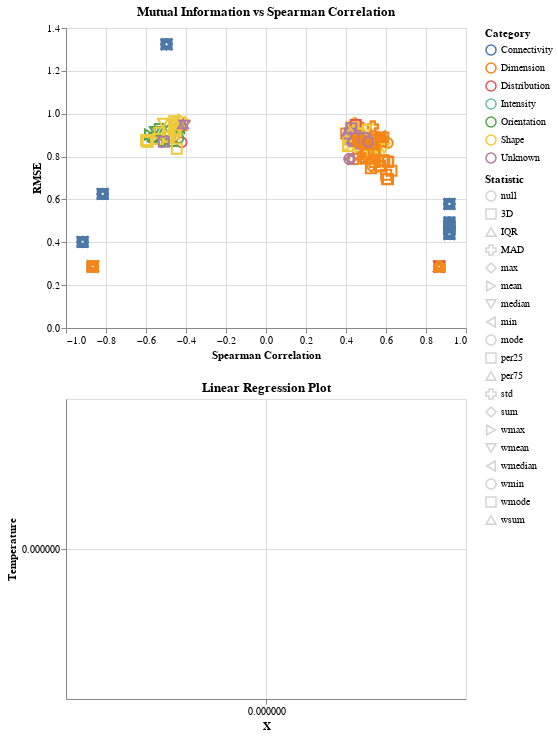

Notebook cell for this chart:
### Code cell
params =  transformed_df
params['station_id'] = params.index
selected_stats['stats'] = selected_stats['Parameter'].str.split('_').str[1]

# Left plot: R-squared vs Gradient scatter plot
selection = alt.selection_point(fields=['Parameter'], empty='none', on='click', toggle='event.shiftKey')  # Selection on param
selection1 = alt.selection_point(fields=['Category'], bind='legend', on='click', toggle='event.shiftKey')
selection2 = alt.selection_point(fields=['stats'], bind='legend', on='click', toggle='event.shiftKey')

# Step 2: Add category coloring to scatter plot
category_colors = alt.Scale(scheme='category10')  # Use a predefined Altair color scheme

scatter_plot = alt.Chart(selected_stats).mark_point(size=100).encode(
    x=alt.X('spearman_corr:Q', title='Spearman Correlation'),
    y=alt.Y('rmse:Q', title='RMSE'),
    color=alt.condition(selection1, 'Category:N', alt.value('lightgray')),
    shape=alt.Shape('stats:N', title='Statistic'),
    opacity=alt.condition(selection2, alt.value(1), alt.value(0.2)),
    tooltip=['Parameter', 'Category', 'spearman_corr', 'rmse']
).add_params(
    selection, selection1, selection2
).properties(
    title='Mutual Information vs Spearman Correlation',
    width=400,
    height=300
).interactive()

# Step 3: Right plot remains the same
points = alt.Chart(params).transform_filter(
    selection
).mark_point().encode(
    x=alt.X('x:Q', title='X'),
    y=alt.Y('y:Q', title='Temperature'),
    tooltip=['x', 'y']
)

# Create the text labels for the station IDs
text_labels = alt.Chart(params).transform_filter(
    selection
).mark_text(
    align='left', 
    baseline='middle', 
    dx=5,  # Slightly offset the text so it doesn't overlap the point
).encode(
    x='x',
    y='y',
    text='station_id'  # Use station_id as the label
)

# add drop down box for Parameter


regression_plot = (points + text_labels).properties(
    title='Linear Regression Plot',
    width=400,
    height=300
).interactive()

# Combine the plots
final_chart = alt.vconcat(scatter_plot, regression_plot)
final_chart.show()

### Figure 1 — Vega specification as saved in the notebook (floating-point values rounded to 4 significant figures; data arrays with more than 128 entries replaced by an {"elided": "..."} marker saying what was removed)
{"$schema": "https://vega.github.io/schema/vega/v5.json", "data": [{"name": "_server_source_1", "values": {"elided": "5408 records"}}, {"name": "param_27_store"}, {"name": "param_28_store"}, {"name": "param_29_store"}, {"name": "param_30_store"}, {"name": "param_31_store"}, {"name": "source_0", "values": {"elided": "338 records"}}, {"name": "source_1", "source": "_server_source_1", "transform": [{"type": "filter", "expr": "length(data(\"param_27_store\")) && vlSelectionTest(\"param_27_store\", datum)"}, {"type": "project", "fields": ["station_id", "x", "y"]}]}, {"name": "data_0", "source": "source_1", "transform": [{"type": "filter", "expr": "isValid(datum[\"x\"]) && isFinite(+datum[\"x\"]) && isValid(datum[\"y\"]) && isFinite(+datum[\"y\"])"}, {"type": "project", "fields": ["x", "y"]}]}, {"name": "data_1", "source": "source_1", "transform": [{"type": "filter", "expr": "isValid(datum[\"x\"]) && isFinite(+datum[\"x\"]) && isValid(datum[\"y\"]) && isFinite(+datum[\"y\"])"}, {"type": "project", "fields": ["station_id", "x", "y"]}]}, {"name": "source_0_color_domain_Category", "values": [{"Category": "Distribution"}, {"Category": "Dimension"}, {"Category": "Shape"}, {"Category": "Unknown"}, {"Category": "Orientation"}, {"Category": "Intensity"}, {"Category": "Connectivity"}]}, {"name": "source_0_shape_domain_stats", "values": [{"stats": null}, {"stats": "mean"}, {"stats": "max"}, {"stats": "sum"}, {"stats": "per75"}, {"stats": "median"}, {"stats": "min"}, {"stats": "mode"}, {"stats": "wmean"}, {"stats": "wmedian"}, {"stats": "wmin"}, {"stats": "wmax"}, {"stats": "wsum"}, {"stats": "wmode"}, {"stats": "IQR"}, {"stats": "per25"}, {"stats": "std"}, {"stats": "3D"}, {"stats": "MAD"}]}, {"name": "source_0_view_12_x_domain_spearman_corr", "values": [{"min": -0.9169, "max": 0.9169}]}, {"name": "source_0_view_12_y_domain_rmse", "values": [{"min": 0.2869, "max": 1.324}]}], "signals": [{"name": "childHeight", "value": 300}, {"name": "unit", "value": {}, "on": [{"events": "pointermove", "update": "isTuple(group()) ? group() : unit"}]}, {"name": "param_29_stats_legend", "value": null, "on": [{"events": [{"source": "view", "markname": "stats_legend_symbols", "type": "click"}, {"source": "view", "markname": "stats_legend_labels", "type": "click"}, {"source": "view", "markname": "stats_legend_entries", "type": "click"}], "update": "isDefined(datum.value) ? datum.value : item().items[0].items[0].datum.value", "force": true}, {"events": [{"source": "view", "type": "click"}], "update": "!event.item || !datum ? null : param_29_stats_legend", "force": true}]}, {"name": "param_28_Category_legend", "value": null, "on": [{"events": [{"source": "view", "markname": "Category_legend_symbols", "type": "click"}, {"source": "view", "markname": "Category_legend_labels", "type": "click"}, {"source": "view", "markname": "Category_legend_entries", "type": "click"}], "update": "isDefined(datum.value) ? datum.value : item().items[0].items[0].datum.value", "force": true}, {"events": [{"source": "view", "type": "click"}], "update": "!event.item || !datum ? null : param_28_Category_legend", "force": true}]}, {"name": "param_27", "update": "vlSelectionResolve(\"param_27_store\", \"union\", true, true)"}, {"name": "param_28", "update": "vlSelectionResolve(\"param_28_store\", \"union\", true, true)"}, {"name": "param_29", "update": "vlSelectionResolve(\"param_29_store\", \"union\", true, true)"}, {"name": "param_30", "update": "{\"spearman_corr\": param_30_spearman_corr, \"rmse\": param_30_rmse}"}, {"name": "param_30_spearman_corr"}, {"name": "param_30_rmse"}, {"name": "param_31", "update": "{\"x\": param_31_x, \"y\": param_31_y}"}, {"name": "param_31_x"}, {"name": "param_31_y"}], "marks": [{"type": "group", "name": "view_12_group", "encode": {"update": {"height": {"signal": "childHeight"}, "width": {"signal": "width"}}}, "signals": [{"name": "param_27_tuple", "on": [{"events": [{"source": "scope", "type": "click"}], "update": "datum && item().mark.marktype !== 'group' && indexof(item().mark.role, 'legend') < 0 && indexof(item().mark.name, 'param_30_brush') < 0 ? {unit: \"view_12\", fields: param_27_tuple_fields, values: [(item().isVoronoi ? datum.datum : datum)[\"Parameter\"]]} : null", "force": true}, {"events": [{"source": "view", "type": "dblclick"}], "update": "null"}]}, {"name": "param_27_tuple_fields", "value": [{"type": "E", "field": "Parameter"}]}, {"name": "param_27_toggle", "value": false, "on": [{"events": [{"source": "scope", "type": "click"}], "update": "event.shiftKey"}, {"events": [{"source": "view", "type": "dblclick"}], "update": "false"}]}, {"name": "param_27_modify", "on": [{"events": {"signal": "param_27_tuple"}, "update": "modify(\"param_27_store\", param_27_toggle ? null : param_27_tuple, param_27_toggle ? null : true, param_27_toggle ? param_27_tuple : null)"}]}, {"name": "param_28_tuple", "on": [{"events": [{"source": "scope", "filter": ["event.item && indexof(event.item.mark.role, \"legend\") < 0"], "type": "click"}], "update": "datum && item().mark.marktype !== 'group' && indexof(item().mark.role, 'legend') < 0 && indexof(item().mark.name, 'param_30_brush') < 0 ? {unit: \"view_12\", fields: param_28_tuple_fields, values: [(item().isVoronoi ? datum.datum : datum)[\"Category\"]]} : null", "force": true}, {"events": [{"signal": "param_28_Category_legend"}], "update": "param_28_Category_legend !== null ? {fields: param_28_tuple_fields, values: [param_28_Category_legend]} : null"}]}, {"name": "param_28_tuple_fields", "value": [{"type": "E", "field": "Category"}]}, {"name": "param_28_toggle", "value": false, "on": [{"events": [{"source": "scope", "filter": ["event.item && indexof(event.item.mark.role, \"legend\") < 0"], "type": "click"}], "update": "event.shiftKey"}, {"events": {"merge": [{"source": "view", "type": "click"}]}, "update": "event.shiftKey"}]}, {"name": "param_28_modify", "on": [{"events": {"signal": "param_28_tuple"}, "update": "modify(\"param_28_store\", param_28_toggle ? null : param_28_tuple, param_28_toggle ? null : true, param_28_toggle ? param_28_tuple : null)"}]}, {"name": "param_29_tuple", "on": [{"events": [{"source": "scope", "filter": ["event.item && indexof(event.item.mark.role, \"legend\") < 0"], "type": "click"}], "update": "datum && item().mark.marktype !== 'group' && indexof(item().mark.role, 'legend') < 0 && indexof(item().mark.name, 'param_30_brush') < 0 ? {unit: \"view_12\", fields: param_29_tuple_fields, values: [(item().isVoronoi ? datum.datum : datum)[\"stats\"]]} : null", "force": true}, {"events": [{"signal": "param_29_stats_legend"}], "update": "param_29_stats_legend !== null ? {fields: param_29_tuple_fields, values: [param_29_stats_legend]} : null"}]}, {"name": "param_29_tuple_fields", "value": [{"type": "E", "field": "stats"}]}, {"name": "param_29_toggle", "value": false, "on": [{"events": [{"source": "scope", "filter": ["event.item && indexof(event.item.mark.role, \"legend\") < 0"], "type": "click"}], "update": "event.shiftKey"}, {"events": {"merge": [{"source": "view", "type": "click"}]}, "update": "event.shiftKey"}]}, {"name": "param_29_modify", "on": [{"events": {"signal": "param_29_tuple"}, "update": "modify(\"param_29_store\", param_29_toggle ? null : param_29_tuple, param_29_toggle ? null : true, param_29_toggle ? param_29_tuple : null)"}]}, {"name": "param_30_spearman_corr", "on": [{"events": [{"source": "view", "type": "dblclick"}], "update": "null"}, {"events": {"signal": "param_30_translate_delta"}, "update": "panLinear(param_30_translate_anchor.extent_x, -param_30_translate_delta.x / width)"}, {"events": {"signal": "param_30_zoom_delta"}, "update": "zoomLinear(domain(\"view_12_x\"), param_30_zoom_anchor.x, param_30_zoom_delta)"}], "push": "outer"}, {"name": "param_30_rmse", "on": [{"events": [{"source": "view", "type": "dblclick"}], "update": "null"}, {"events": {"signal": "param_30_translate_delta"}, "update": "panLinear(param_30_translate_anchor.extent_y, param_30_translate_delta.y / childHeight)"}, {"events": {"signal": "param_30_zoom_delta"}, "update": "zoomLinear(domain(\"view_12_y\"), param_30_zoom_anchor.y, param_30_zoom_delta)"}], "push": "outer"}, {"name": "param_30_tuple", "on": [{"events": [{"signal": "param_30_spearman_corr || param_30_rmse"}], "update": "param_30_spearman_corr && param_30_rmse ? {unit: \"view_12\", fields: param_30_tuple_fields, values: [param_30_spearman_corr,param_30_rmse]} : null"}]}, {"name": "param_30_tuple_fields", "value": [{"field": "spearman_corr", "channel": "x", "type": "R"}, {"field": "rmse", "channel": "y", "type": "R"}]}, {"name": "param_30_translate_anchor", "value": {}, "on": [{"events": [{"source": "scope", "type": "pointerdown"}], "update": "{x: x(unit), y: y(unit), extent_x: domain(\"view_12_x\"), extent_y: domain(\"view_12_y\")}"}]}, {"name": "param_30_translate_delta", "value": {}, "on": [{"events": [{"source": "window", "between": [{"source": "scope", "type": "pointerdown"}, {"source": "window", "type": "pointerup"}], "consume": true, "type": "pointermove"}], "update": "{x: param_30_translate_anchor.x - x(unit), y: param_30_translate_anchor.y - y(unit)}"}]}, {"name": "param_30_zoom_anchor", "on": [{"events": [{"source": "scope", "type": "wheel", "consume": true}], "update": "{x: invert(\"view_12_x\", x(unit)), y: invert(\"view_12_y\", y(unit))}"}]}, {"name": "param_30_zoom_delta", "on": [{"events": [{"source": "scope", "consume": true, "type": "wheel"}], "update": "pow(1.001, event.deltaY * pow(16, event.deltaMode))", "force": true}]}, {"name": "param_30_modify", "on": [{"events": {"signal": "param_30_tuple"}, "update": "modify(\"param_30_store\", param_30_tuple, true)"}]}], "marks": [{"type": "symbol", "name": "view_12_marks", "from": {"data": "source_0"}, "encode": {"update": {"y": {"field": "rmse", "scale": "view_12_y"}, "size": {"value": 100}, "opacity": [{"value": 1, "test": "!length(data(\"param_29_store\")) || vlSelectionTest(\"param_29_store\", datum)"}, {"value": 0.2}], "x": {"field": "spearman_corr", "scale": "view_12_x"}, "stroke": [{"field": "Category", "scale": "color", "test": "!length(data(\"param_28_store\")) || vlSelectionTest(\"param_28_store\", datum)"}, {"value": "lightgray"}], "tooltip": {"signal": "{\"Parameter\": isValid(datum[\"Parameter\"]) ? datum[\"Parameter\"] : \"\"+datum[\"Parameter\"], \"Category\": isValid(datum[\"Category\"]) ? datum[\"Category\"] : \"\"+datum[\"Category\"], \"spearman_corr\": format(datum[\"spearman_corr\"], \"\"), \"rmse\": format(datum[\"rmse\"], \"\")}"}, "shape": {"field": "stats", "scale": "shape"}, "fill": {"value": "transparent"}}}, "style": ["point"], "clip": true, "interactive": true}], "axes": [{"scale": "view_12_x", "zindex": 0, "orient": "bottom", "tickCount": {"signal": "ceil(width/40)"}, "domain": false, "labels": false, "aria": false, "maxExtent": 0, "grid": true, "minExtent": 0, "gridScale": "view_12_y", "ticks": false}, {"scale": "view_12_y", "ticks": false, "tickCount": {"signal": "ceil(childHeight/40)"}, "aria": false, "maxExtent": 0, "grid": true, "gridScale": "view_12_x", "orient": "left", "zindex": 0, "minExtent": 0, "domain": false, "labels": false}, {"scale": "view_12_x", "title": "Spearman Correlation", "labelOverlap": true, "grid": false, "tickCount": {"signal": "ceil(width/40)"}, "zindex": 0, "orient": "bottom", "labelFlush": true}, {"scale": "view_12_y", "labelOverlap": true, "orient": "left", "grid": false, "zindex": 0, "title": "RMSE", "tickCount": {"signal": "ceil(childHeight/40)"}}], "title": {"text": "Mutual Information vs Spearman Correlation", "frame": "group"}, "style": "cell"}, {"type": "group", "name": "concat_1_group", "encode": {"update": {"height": {"signal": "childHeight"}, "width": {"signal": "width"}}}, "signals": [{"name": "param_31_x", "on": [{"events": [{"source": "view", "type": "dblclick"}], "update": "null"}, {"events": {"signal": "param_31_translate_delta"}, "update": "panLinear(param_31_translate_anchor.extent_x, -param_31_translate_delta.x / width)"}, {"events": {"signal": "param_31_zoom_delta"}, "update": "zoomLinear(domain(\"concat_1_x\"), param_31_zoom_anchor.x, param_31_zoom_delta)"}], "push": "outer"}, {"name": "param_31_y", "on": [{"events": [{"source": "view", "type": "dblclick"}], "update": "null"}, {"events": {"signal": "param_31_translate_delta"}, "update": "panLinear(param_31_translate_anchor.extent_y, param_31_translate_delta.y / childHeight)"}, {"events": {"signal": "param_31_zoom_delta"}, "update": "zoomLinear(domain(\"concat_1_y\"), param_31_zoom_anchor.y, param_31_zoom_delta)"}], "push": "outer"}, {"name": "param_31_tuple", "on": [{"events": [{"signal": "param_31_x || param_31_y"}], "update": "param_31_x && param_31_y ? {unit: \"view_11\", fields: param_31_tuple_fields, values: [param_31_x,param_31_y]} : null"}]}, {"name": "param_31_tuple_fields", "value": [{"field": "x", "channel": "x", "type": "R"}, {"field": "y", "channel": "y", "type": "R"}]}, {"name": "param_31_translate_anchor", "value": {}, "on": [{"events": [{"source": "scope", "type": "pointerdown"}], "update": "{x: x(unit), y: y(unit), extent_x: domain(\"concat_1_x\"), extent_y: domain(\"concat_1_y\")}"}]}, {"name": "param_31_translate_delta", "value": {}, "on": [{"events": [{"source": "window", "between": [{"source": "scope", "type": "pointerdown"}, {"source": "window", "type": "pointerup"}], "consume": true, "type": "pointermove"}], "update": "{x: param_31_translate_anchor.x - x(unit), y: param_31_translate_anchor.y - y(unit)}"}]}, {"name": "param_31_zoom_anchor", "on": [{"events": [{"source": "scope", "type": "wheel", "consume": true}], "update": "{x: invert(\"concat_1_x\", x(unit)), y: invert(\"concat_1_y\", y(unit))}"}]}, {"name": "param_31_zoom_delta", "on": [{"events": [{"source": "scope", "type": "wheel", "consume": true}], "update": "pow(1.001, event.deltaY * pow(16, event.deltaMode))", "force": true}]}, {"name": "param_31_modify", "on": [{"events": {"signal": "param_31_tuple"}, "update": "modify(\"param_31_store\", param_31_tuple, true)"}]}], "marks": [{"type": "symbol", "name": "view_11_marks", "from": {"data": "data_0"}, "encode": {"update": {"fill": {"value": "transparent"}, "x": {"field": "x", "scale": "concat_1_x"}, "y": {"field": "y", "scale": "concat_1_y"}, "opacity": {"value": 0.7}, "stroke": {"value": "#4c78a8"}, "tooltip": {"signal": "{\"x\": format(datum[\"x\"], \"\"), \"y\": format(datum[\"y\"], \"\")}"}}}, "style": ["point"], "clip": true, "interactive": true}, {"type": "text", "name": "concat_1_layer_1_marks", "from": {"data": "data_1"}, "encode": {"update": {"x": {"field": "x", "scale": "concat_1_x"}, "text": {"signal": "isValid(datum[\"station_id\"]) ? datum[\"station_id\"] : \"\"+datum[\"station_id\"]"}, "fill": {"value": "black"}, "dx": {"value": 5}, "y": {"field": "y", "scale": "concat_1_y"}, "baseline": {"value": "middle"}, "align": {"value": "left"}}}, "clip": true, "style": ["text"], "interactive": false}], "axes": [{"scale": "concat_1_x", "labels": false, "domain": false, "orient": "bottom", "zindex": 0, "aria": false, "maxExtent": 0, "gridScale": "concat_1_y", "minExtent": 0, "tickCount": {"signal": "ceil(width/40)"}, "ticks": false, "grid": true}, {"scale": "concat_1_y", "aria": false, "minExtent": 0, "maxExtent": 0, "domain": false, "tickCount": {"signal": "ceil(childHeight/40)"}, "ticks": false, "labels": false, "gridScale": "concat_1_x", "grid": true, "orient": "left", "zindex": 0}, {"scale": "concat_1_x", "labelFlush": true, "labelOverlap": true, "zindex": 0, "orient": "bottom", "tickCount": {"signal": "ceil(width/40)"}, "grid": false, "title": "X"}, {"scale": "concat_1_y", "labelOverlap": true, "zindex": 0, "title": "Temperature", "tickCount": {"signal": "ceil(childHeight/40)"}, "orient": "left", "grid": false}], "title": {"text": "Linear Regression Plot", "frame": "group"}, "style": "cell"}], "scales": [{"name": "color", "type": "ordinal", "domain": {"data": "source_0_color_domain_Category", "field": "Category", "sort": true}, "range": "category"}, {"name": "shape", "type": "ordinal", "domain": {"data": "source_0_shape_domain_stats", "field": "stats", "sort": true}, "range": "symbol"}, {"name": "view_12_x", "type": "linear", "domain": [{"signal": "(data(\"source_0_view_12_x_domain_spearman_corr\")[0] || {}).min"}, {"signal": "(data(\"source_0_view_12_x_domain_spearman_corr\")[0] || {}).max"}], "range": [0, {"signal": "width"}], "domainRaw": {"signal": "param_30[\"spearman_corr\"]"}, "nice": true, "zero": true}, {"name": "view_12_y", "type": "linear", "domain": [{"signal": "(data(\"source_0_view_12_y_domain_rmse\")[0] || {}).min"}, {"signal": "(data(\"source_0_view_12_y_domain_rmse\")[0] || {}).max"}], "range": [{"signal": "childHeight"}, 0], "domainRaw": {"signal": "param_30[\"rmse\"]"}, "nice": true, "zero": true}, {"name": "concat_1_x", "type": "linear", "domain": {"fields": [{"data": "data_0", "field": "x"}, {"data": "data_1", "field": "x"}]}, "range": [0, {"signal": "width"}], "zero": true, "domainRaw": {"signal": "param_31[\"x\"]"}, "nice": true}, {"name": "concat_1_y", "type": "linear", "domain": {"fields": [{"data": "data_0", "field": "y"}, {"data": "data_1", "field": "y"}]}, "range": [{"signal": "childHeight"}, 0], "nice": true, "zero": true, "domainRaw": {"signal": "param_31[\"y\"]"}}], "padding": 5, "background": "white", "legends": [{"stroke": "color", "symbolType": "circle", "title": "Category", "encode": {"labels": {"name": "Category_legend_labels", "interactive": true, "update": {"opacity": [{"test": "(!length(data(\"param_28_store\")) || (param_28[\"Category\"] && indexof(param_28[\"Category\"], datum.value) >= 0))", "value": 1}, {"value": 0.35}]}}, "symbols": {"name": "Category_legend_symbols", "interactive": true, "update": {"fill": {"value": "transparent"}, "opacity": [{"test": "(!length(data(\"param_28_store\")) || (param_28[\"Category\"] && indexof(param_28[\"Category\"], datum.value) >= 0))", "value": 1}, {"value": 0.35}]}}, "entries": {"name": "Category_legend_entries", "interactive": true, "update": {"fill": {"value": "transparent"}}}}}, {"title": "Statistic", "shape": "shape", "symbolType": "circle", "encode": {"labels": {"name": "stats_legend_labels", "interactive": true, "update": {"opacity": [{"test": "(!length(data(\"param_29_store\")) || (param_29[\"stats\"] && indexof(param_29[\"stats\"], datum.value) >= 0))", "value": 1}, {"value": 0.35}]}}, "symbols": {"name": "stats_legend_symbols", "interactive": true, "update": {"fill": {"value": "transparent"}, "stroke": {"value": "lightgray"}, "opacity": [{"test": "(!length(data(\"param_29_store\")) || (param_29[\"stats\"] && indexof(param_29[\"stats\"], datum.value) >= 0))", "value": 1}, {"value": 0.35}]}}, "entries": {"name": "stats_legend_entries", "interactive": true, "update": {"fill": {"value": "transparent"}}}}}], "layout": {"padding": 20, "columns": 1, "bounds": "full", "align": "each"}, "width": 400}
